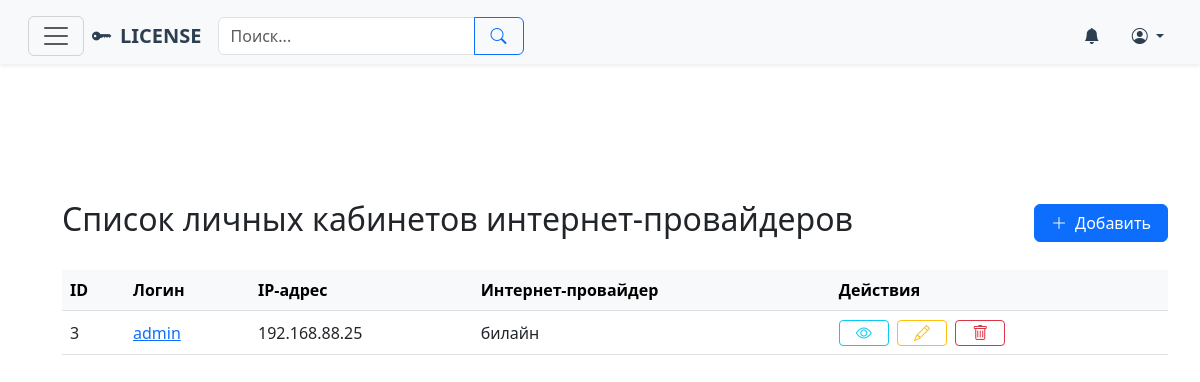
Screenshot of /personal-accounts/internet/ with the database file from the repository.
### licen/models.py (models this page shows, shortened)
class PersonalAccountBase(TimestampModel):
    login = models.CharField(max_length=50, verbose_name=_('Логин'))
    password = models.CharField(max_length=100, verbose_name=_('Пароль'))
    ip_address = models.GenericIPAddressField(
        blank=True,
        null=True,
        verbose_name=_('IP-адрес')
    )
    comments = models.TextField(blank=True, null=True, verbose_name=_('Комментарии'))
    address = models.ForeignKey(
        Address,
        on_delete=models.CASCADE,
        related_name='%(class)s',
        verbose_name=_('Адрес')
    )
    class Meta:
        abstract = True

class PersonalAccountInternetProvider(PersonalAccountBase):
    internet_provider = models.ForeignKey(
        InternetProvider,
        on_delete=models.CASCADE,
        related_name='personal_accounts',
        verbose_name=_('Интернет-провайдер'),
        null=True,
        blank=True
    )
    class Meta:
        verbose_name = _('Личный кабинет интернет-провайдера')
        verbose_name_plural = _('Личные кабинеты интернет-провайдеров')
        ordering = ['internet_provider', 'login']

class TimestampModel(models.Model):
    created_at = models.DateTimeField(auto_now_add=True, verbose_name=_('Дата создания'))
    updated_at = models.DateTimeField(auto_now=True, verbose_name=_('Дата обновления'))
    class Meta:
        abstract = True

class InternetProvider(TimestampModel):
    provider = models.ForeignKey(
        Provider,
        on_delete=models.PROTECT,
        related_name='internet_providers',
        verbose_name=_('Провайдер')
    )
    price = models.DecimalField(
        max_digits=10,
        decimal_places=2,
        verbose_name=_('Цена')
    )
    speed = models.CharField(max_length=50, verbose_name=_('Скорость'))
    contract = models.CharField(max_length=100, verbose_name=_('Договор'))
    comments = models.TextField(blank=True, null=True, verbose_name=_('Комментарии'))
    address = models.ForeignKey(
        Address,
        on_delete=models.CASCADE,
        related_name='internet_providers',
        verbose_name=_('Адрес')
    )
    class Meta:
        verbose_name = _('Интернет-провайдер')
        verbose_name_plural = _('Интернет-провайдеры')
        ordering = ['provider', 'address']
        unique_together = ['provider', 'address']

class Provider(TimestampModel):
    name = models.CharField(max_length=100, unique=True, verbose_name=_('Название провайдера'))
    comments = models.TextField(blank=True, null=True, verbose_name=_('Комментарии'))
    def __str__(self):
        return self.name
    class Meta:
        verbose_name = _('Провайдер')
        verbose_name_plural = _('Провайдеры')
        ordering = ['name']

### licen/views.py (the view)
# urls.py: path('personal-accounts/internet/', personal_account_internet_provider_list, name='personal-account-internet-provider-list'),
def personal_account_internet_provider_list(request):
    accounts = PersonalAccountInternetProvider.objects.all().order_by('internet_provider', 'login')
    return render(request, 'licen/personal_account_internet_provider/personal_account_internet_provider_list.html', {'accounts': accounts})

### licen/context_processors.py (called while the page is built, shortened)
def get_breadcrumbs(request):
    breadcrumbs = []
    breadcrumbs.append({
        'name': _('Города'),
        'url': reverse('city-list')
    })
    return {'breadcrumbs': breadcrumbs}

### licen/templates/licen/personal_account_internet_provider/personal_account_internet_provider_list.html (shortened to what this page needs)
{% extends "base.html" %}
{% block content %}
<div class="container mt-5">
    <div class="d-flex justify-content-between align-items-center mb-4">
        <h2>Список личных кабинетов интернет-провайдеров</h2>
        <a href="{% url 'personal-account-internet-provider-create' %}" class="btn btn-primary d-flex align-items-center gap-2">
            <i class="bi bi-plus-lg"></i> Добавить
        </a>
    </div>
    {% if accounts %}
    <div class="table-responsive d-none d-md-block">
        <table class="table table-hover align-middle">
            <thead class="table-light">
                <tr>
                    <th>ID</th>
                    <th>Логин</th>
                    <th>IP-адрес</th>
                    <th>Интернет-провайдер</th>
                    <th>Действия</th>
                </tr>
            </thead>
            <tbody>
                {% for item in accounts %}
                <tr>
                    <td>{{ item.id }}</td>
                    <td><a href="{% url 'personal-account-internet-provider-detail' item.id %}">{{ item.login|truncatechars:30 }}</a></td>
                    <td>{{ item.ip_address }}</td>
                    <td>{{ item.internet_provider.provider|default:"—" }}</td>
                    <td class="text-nowrap">
                        <a href="{% url 'personal-account-internet-provider-detail' item.id %}" class="btn btn-sm btn-outline-info me-1"><i class="bi bi-eye"></i></a>
                        <a href="{% url 'personal-account-internet-provider-update' item.id %}" class="btn btn-sm btn-outline-warning me-1"><i class="bi bi-pencil"></i></a>
                        <a href="{% url 'personal-account-internet-provider-delete' item.id %}" class="btn btn-sm btn-outline-danger"><i class="bi bi-trash"></i></a>
                    </td>
                </tr>
                {% endfor %}
            </tbody>
        </table>
    </div>
    {% else %}
    <div class="alert alert-info">Нет личных кабинетов в базе</div>
    {% endif %}
</div>
{% endblock %}

### licen/templates/base.html (style rules this page uses)
.table thead th { background-color: #f8f9fa; }
.btn { padding-left: 1rem; padding-right: 1rem; }
.btn i { display: flex; align-items: center; }
.btn-sm i { font-size: 1rem; }

### rows the page displays
PersonalAccountInternetProvider: id "3", login "admin", ip_address "192.168.88.25", internet_provider.provider "билайн"
